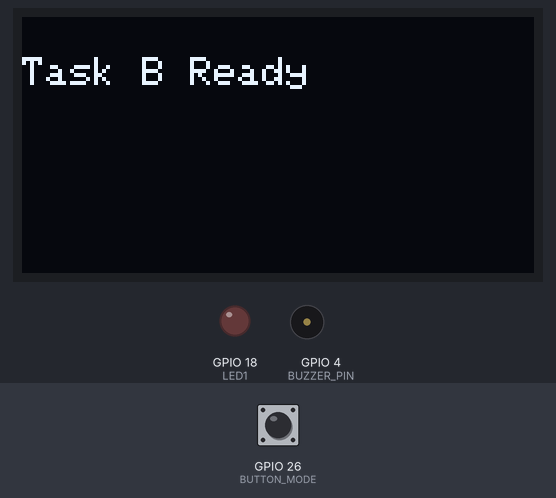
A program run on a simulated ESP32. Shown: 128×64 one-colour display, output pins drawn as LEDs (lit = HIGH), buzzer (waves = sounding). Inputs (shaded band) come from the test bench; at power-on: GPIO 26 (BUTTON_MODE) HIGH.

Above: at 1.2 s.
1.3 s: GPIO 26 (BUTTON_MODE) pulled LOW for 3.2 s
At 3.3 s:
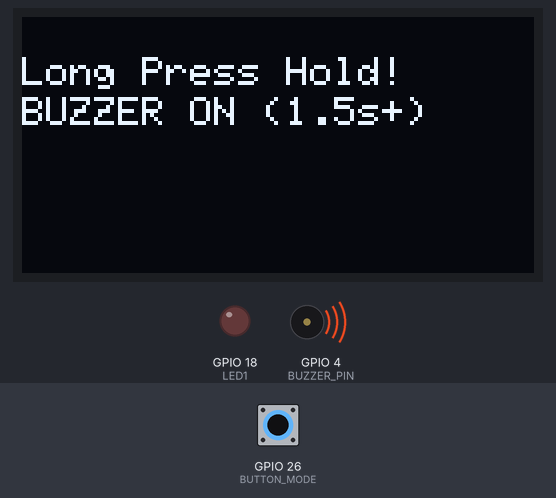
6.0 s: GPIO 26 (BUTTON_MODE) pulled LOW for 0.15 s
At 7.3 s:
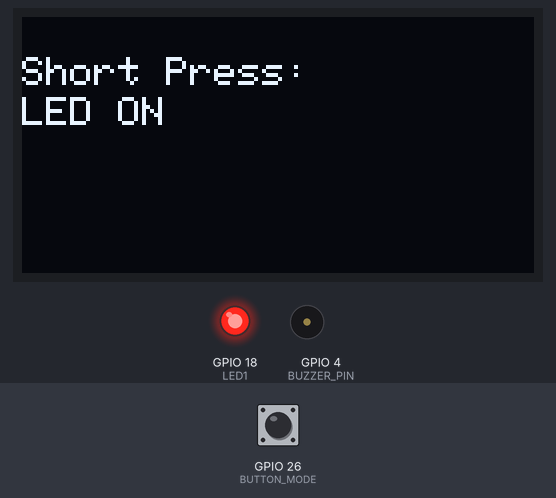
7.6 s: GPIO 26 (BUTTON_MODE) pulled LOW for 1 s
At 8.9 s:
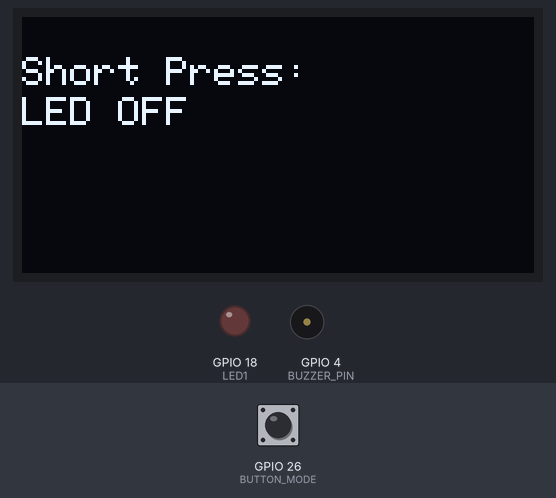
Timing chart, 0 to 10.6 s (numbered marks = the images above; inputs shaded):
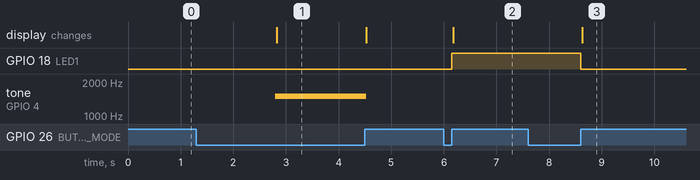

Measured:
- after the input at 1.3 s, tone on GPIO 4 (BUZZER_PIN): silent → 1500 Hz after 1.5 s, → silent 1.7 s later; the display: changes after 1.5 s (image 1)
- after the input at 6.0 s, GPIO 18 (LED1): LOW → HIGH after 0.15 s; the display: changes after 0.18 s (image 2)
- after the input at 7.6 s, GPIO 18 (LED1): HIGH → LOW after 1.0 s; the display: changes after 1.0 s (image 3)

The program:

main.cpp
```cpp
// ===============================================================
// Assignment 1 - Task B: Buzzer and LED
// IOT Fall 2025
// Name: Rabia Naseer
// Reg#: 23-NTU-CS-1275
// ===============================================================

#include <Wire.h>
#include <Adafruit_GFX.h>
#include <Adafruit_SSD1306.h>

// ------------------- OLED Configuration -------------------
#define SCREEN_WIDTH 128
#define SCREEN_HEIGHT 64
Adafruit_SSD1306 display(SCREEN_WIDTH, SCREEN_HEIGHT, &Wire, -1);

// ------------------- Pin Configuration --------------------
#define BUTTON_MODE 26 // D26
#define LED1 18        // D18
#define BUZZER_PIN 4   // D4

// ------------------- Button Variables ---------------------
bool buttonPressed = false;
unsigned long pressStartTime = 0;
unsigned long lastDebounce = 0;
const long longPressDuration = 1500; // 1.5 seconds
const int debounceDelay = 50;        // debounce delay (ms)

bool ledState = LOW; // Current LED state

// ------------------- Buzzer Configuration -----------------
#define BUZZER_CHANNEL 0     // LEDC channel
#define BUZZER_RESOLUTION 10 // 10-bit resolution (0–1023)
#define BUZZER_FREQ 1500     // Frequency: 1500 Hz

// ------------------- Function Prototypes ------------------
void handleShortPress();
void handleLongPressHoldDisplay();
void handleLongPressRelease();

// ===============================================================
// Setup
// ===============================================================
void setup()
{
  pinMode(BUTTON_MODE, INPUT_PULLUP);
  pinMode(LED1, OUTPUT);

  ledcSetup(BUZZER_CHANNEL, BUZZER_FREQ, BUZZER_RESOLUTION);
  ledcAttachPin(BUZZER_PIN, BUZZER_CHANNEL);

  digitalWrite(LED1, ledState);
  ledcWrite(BUZZER_CHANNEL, 0);

  display.begin(SSD1306_SWITCHCAPVCC, 0x3C);
  display.clearDisplay();
  display.setTextSize(1);
  display.setTextColor(WHITE);
  display.setCursor(0, 10);
  display.println("Task B Ready");
  display.display();
}

// ===============================================================
// Main Loop
// ===============================================================
void loop()
{
  unsigned long currentMillis = millis();
  int buttonState = digitalRead(BUTTON_MODE);

  if (buttonState == LOW && !buttonPressed && currentMillis - lastDebounce > debounceDelay)
  {
    buttonPressed = true;
    pressStartTime = currentMillis;
    lastDebounce = currentMillis;
  }
  else if (buttonState == HIGH && buttonPressed)
  {
    long pressDuration = currentMillis - pressStartTime;

    if (pressDuration > 50)
    {
      if (pressDuration >= longPressDuration)
      {
        handleLongPressRelease();
      }
      else
      {
        handleShortPress();
      }
    }

    buttonPressed = false;
    ledcWrite(BUZZER_CHANNEL, 0);
    lastDebounce = currentMillis;
  }

  if (buttonPressed && (currentMillis - pressStartTime >= longPressDuration))
  {
    ledcWrite(BUZZER_CHANNEL, (1 << BUZZER_RESOLUTION) / 2);

    if (currentMillis - lastDebounce > 1000)
    {
      handleLongPressHoldDisplay();
      lastDebounce = currentMillis;
    }
  }
  else if (!buttonPressed && currentMillis - lastDebounce > 5000)
  {
    // Optional idle display
  }
}

// ===============================================================
// Helper Functions
// ===============================================================
void handleShortPress()
{
  ledState = !ledState;
  digitalWrite(LED1, ledState);

  display.clearDisplay();
  display.setCursor(0, 10);
  display.println("Short Press:");
  display.setCursor(0, 20);
  display.print("LED ");
  display.println(ledState ? "ON" : "OFF");
  display.display();
}

void handleLongPressHoldDisplay()
{
  display.clearDisplay();
  display.setCursor(0, 10);
  display.println("Long Press Hold!");
  display.setCursor(0, 20);
  display.println("BUZZER ON (1.5s+)");
  display.display();
}

void handleLongPressRelease()
{
  display.clearDisplay();
  display.setCursor(0, 10);
  display.println("Long Press Ended.");
  display.setCursor(0, 20);
  display.println("Buzzer stopped.");
  display.display();
}
```
